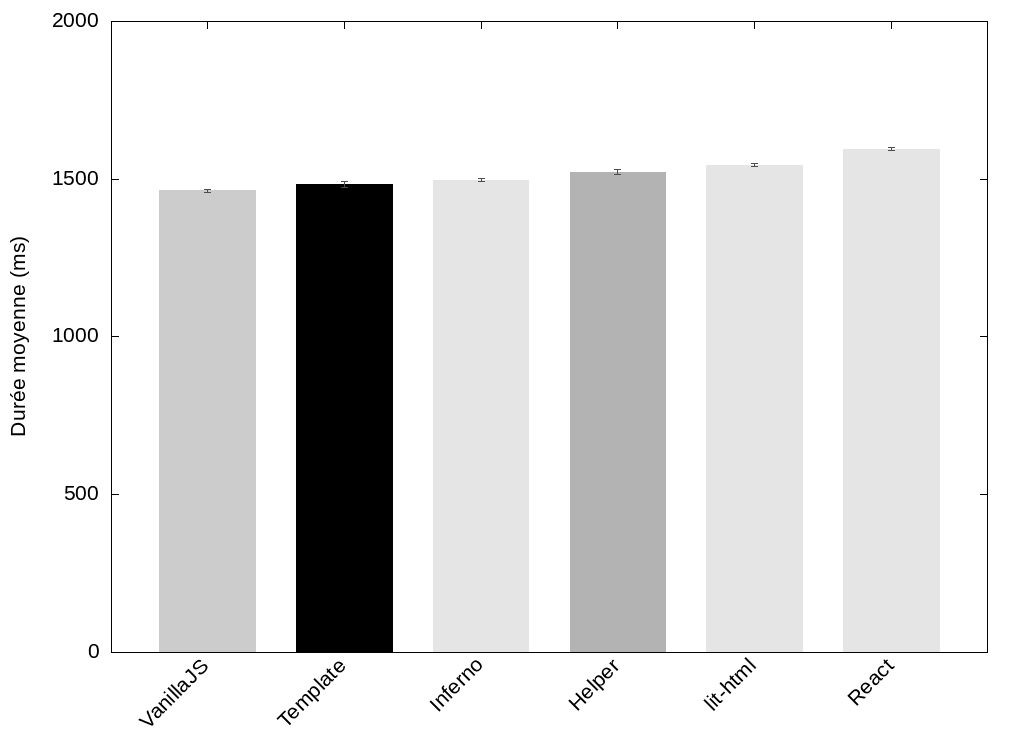

Here is the gnuplot script that generated this plot:
set term png size 1024,750 font 'Liberation Sans,16'
set output "modern-helpers-template.png"

set style fill solid
set boxwidth 0.7
set yrange [0:2000]
set ylabel "Durée moyenne (ms)"
unset key
set datafile separator ","

set linetype 1 lc rgb "gray80"
set linetype 2 lc rgb "black"
set linetype 3 lc rgb "gray90"
set linetype 4 lc rgb "gray70"
set linetype 5 lc rgb "gray90"
set linetype 6 lc rgb "gray90"
set linetype cycle 2

set xtics rotate by 45 right

plot '<(egrep "^(VanillaJS|Template|Helper|lit-html|Inferno|React)," data.csv)' \
  using 0:2:($0+1):xtic(1) with boxes lc variable, \
  '' using 0:2:3:4 with yerrorbars lc rgb 'gray30' pt 0 lw 1
